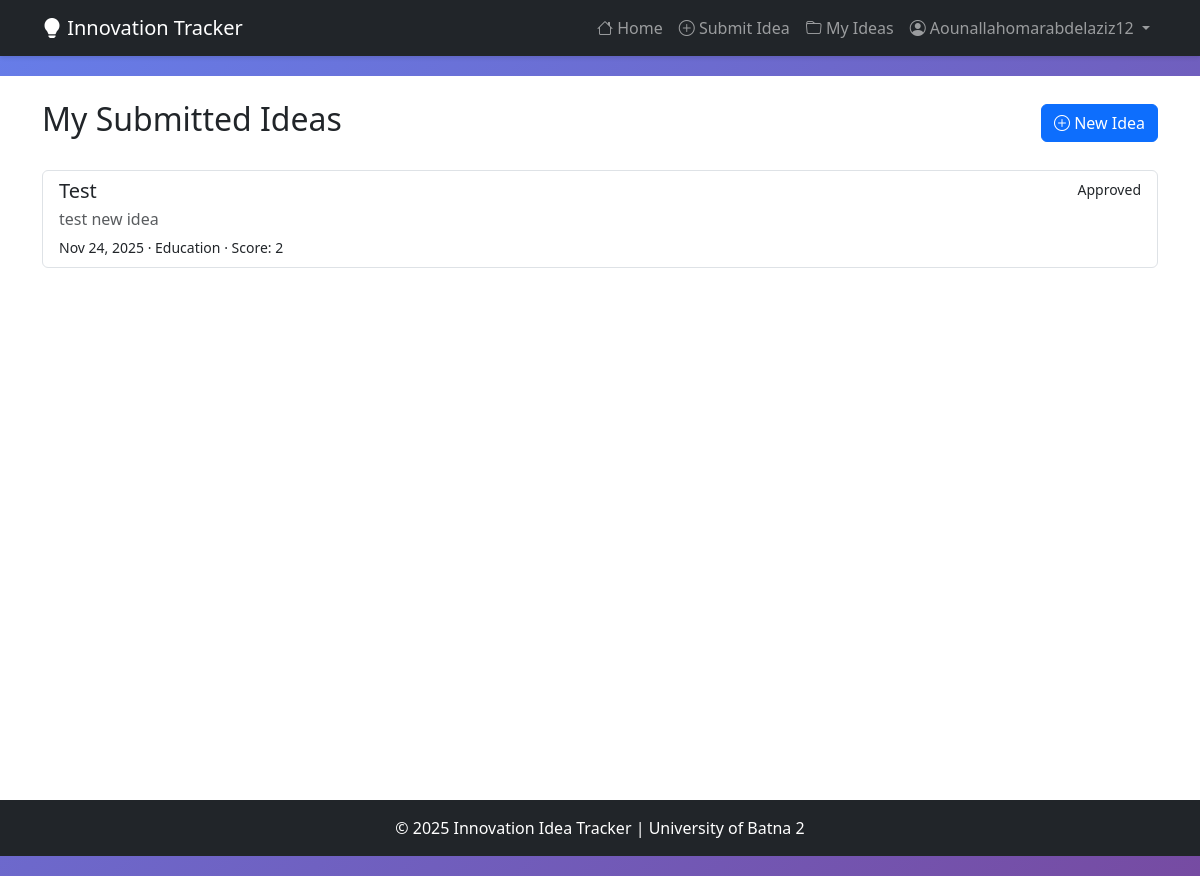
The app's page /my-ideas/ (signed in) with its own data.
### ideas/models.py (models this page shows, shortened)
class Idea(models.Model):
    STATUS_CHOICES = [
        ('pending', 'Pending'),
        ('approved', 'Approved'),
        ('rejected', 'Rejected'),
        ('implemented', 'Implemented'),
    ]
    title = models.CharField(max_length=200)
    description = models.TextField()
    category = models.ForeignKey(Category, on_delete=models.SET_NULL, null=True, related_name='ideas')
    submitter = models.ForeignKey(User, on_delete=models.CASCADE, related_name='submitted_ideas')
    submission_date = models.DateTimeField(default=timezone.now)
    status = models.CharField(max_length=20, choices=STATUS_CHOICES, default='pending')
    class Meta:
        ordering = ['-submission_date']
    def upvote_count(self):
        return self.votes.filter(vote_type='upvote').count()
    def downvote_count(self):
        return self.votes.filter(vote_type='downvote').count()
    def vote_score(self):
        return self.upvote_count() - self.downvote_count()

class Category(models.Model):
    name = models.CharField(max_length=50, unique=True)
    description = models.TextField(blank=True)
    created_at = models.DateTimeField(auto_now_add=True)
    class Meta:
        verbose_name_plural = "Categories"
        ordering = ['name']

### ideas/views.py (the view)
# urls.py: path('my-ideas/', views.my_ideas, name='my_ideas'),
@login_required
def my_ideas(request):
    ideas = Idea.objects.filter(submitter=request.user).select_related('category')
    return render(request, 'ideas/my_ideas.html', {'ideas': ideas})

### ideas/context_processors.py (called while the page is built)
def role_flags(request):
    user = request.user
    can_review = False
    user_role = None
    if user.is_authenticated:
        try:
            profile = user.profile
        except ObjectDoesNotExist:
            profile = None
        if profile is None and user.is_staff:
            profile, _ = UserProfile.objects.get_or_create(
                user=user, defaults={'role': UserProfile.ROLE_ADMIN}
            )
        if profile:
            user_role = profile.role
            can_review = profile.can_review
    return {
        'can_review': can_review,
        'user_role': user_role,
    }

### ideas/models.py (called while the page is built)
    @property
    def can_review(self):
        return self.role in {self.ROLE_REVIEWER, self.ROLE_ADMIN} or self.user.is_staff

### templates/ideas/my_ideas.html (shortened to what this page needs)
{% extends 'ideas/base.html' %}
{% block content %}
<div class="d-flex justify-content-between align-items-center mb-4">
  <h2>My Submitted Ideas</h2>
  <a href="{% url 'submit_idea' %}" class="btn btn-primary"><i class="bi bi-plus-circle"></i> New Idea</a>
</div>
{% if ideas %}
<div class="list-group">
  {% for idea in ideas %}
  <a href="{% url 'idea_detail' idea.pk %}" class="list-group-item list-group-item-action">
    <div class="d-flex w-100 justify-content-between">
      <h5 class="mb-1">{{ idea.title }}</h5>
      <small class="text-capitalize">{{ idea.get_status_display }}</small>
    </div>
    <p class="mb-1 text-muted">{{ idea.description|truncatewords:25 }}</p>
    <small>
      {{ idea.submission_date|date:"M j, Y" }}
      {% if idea.category %}· {{ idea.category.name }}{% endif %}
      · Score: {{ idea.vote_score }}
    </small>
  </a>
  {% endfor %}
</div>
{% else %}
<div class="text-center text-white-50 py-5">
  <i class="bi bi-archive display-3"></i>
  <p class="lead mt-3">You haven't submitted any ideas yet.</p>
  <a href="{% url 'submit_idea' %}" class="btn btn-outline-light"><i class="bi bi-plus-circle"></i> Submit your first idea</a>
 </div>
{% endif %}
{% endblock %}

### templates/ideas/base.html (shortened to what this page needs)
<!DOCTYPE html>
<html lang="en">
  <head>
    <link
      href="https://cdn.jsdelivr.net/npm/bootstrap@5.3.0/dist/css/bootstrap.min.css"
      rel="stylesheet"
    />
    <link
      rel="stylesheet"
      href="https://cdn.jsdelivr.net/npm/bootstrap-icons@1.10.0/font/bootstrap-icons.css"
    />
  </head>
  <body>
    <nav class="navbar navbar-expand-lg navbar-dark bg-dark fixed-top">
      <div class="container">
        <a class="navbar-brand" href="{% url 'home' %}">
          <i class="bi bi-lightbulb-fill"></i> Innovation Tracker
        </a>
        <div class="collapse navbar-collapse" id="navbarNav">
          <ul class="navbar-nav ms-auto">
            <li class="nav-item">
              <a class="nav-link" href="{% url 'home' %}">
                <i class="bi bi-house"></i> Home
              </a>
            </li>
            {% if user.is_authenticated %}
            <li class="nav-item">
              <a class="nav-link" href="{% url 'submit_idea' %}">
                <i class="bi bi-plus-circle"></i> Submit Idea
              </a>
            </li>
            <li class="nav-item">
              <a class="nav-link" href="{% url 'my_ideas' %}">
                <i class="bi bi-folder"></i> My Ideas
              </a>
            </li>
            <li class="nav-item dropdown">
              <a
                class="nav-link dropdown-toggle"
                href="#"
                id="userDropdown"
                role="button"
                data-bs-toggle="dropdown"
              >
                <i class="bi bi-person-circle"></i> {{ user.username }}
              </a>
            </li>
            {% endif %}
          </ul>
        </div>
      </div>
    </nav>
    <div class="main-content">
      <div class="container py-4">
        {% block content %}{% endblock %}
      </div>
    </div>
    <footer class="bg-dark text-white text-center py-3">
      <div class="container">
        <p class="mb-0">
          &copy; 2025 Innovation Idea Tracker | University of Batna 2
        </p>
      </div>
    </footer>
  </body>
</html>

### templates/ideas/base.html (style rules this page uses)
body { min-height: 100vh; background: linear-gradient(135deg, #667eea 0%, #764ba2 100%); }
.main-content { background: white; min-height: calc(100vh - 76px); margin-top: 76px; }
.navbar { box-shadow: 0 2px 4px rgba(0, 0, 0, 0.1); }

### records on screen
Idea: title "Test", status "Approved", description "test new idea", submission_date "Nov 24, 2025", category.name "Education", vote_score "2"

### other values on screen
{{ user.username }} "Aounallahomarabdelaziz12"
